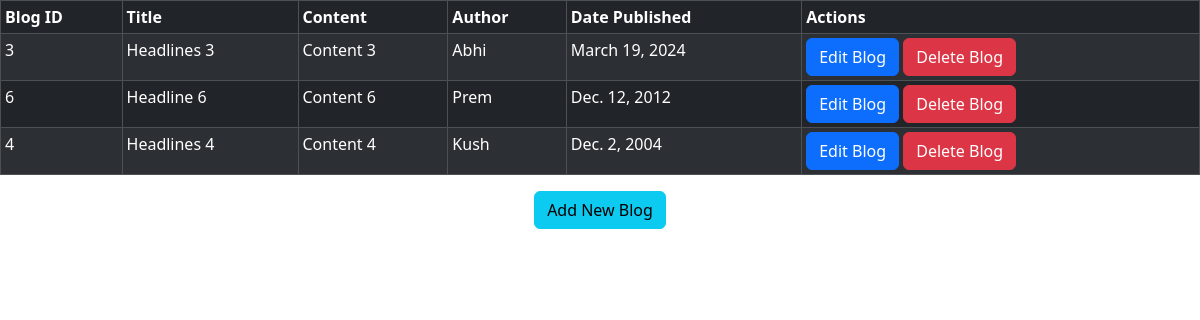
Page /show/ on the committed database.
### app/models.py (models this page shows, shortened)
class Blog(models.Model):
    bid = models.AutoField(primary_key=True)
    title = models.CharField(max_length=80)
    content = models.CharField(max_length=100)
    author = models.CharField(max_length=60)
    date_published = models.DateField()
    class Meta:
        db_table = 'Blog'

### app/views.py (the view)
# urls.py: path("show/",views.show),
def show(request):
    blogs = Blog.objects.order_by('-date_published')
    return render(request, 'show.html',{'blogs':blogs})

### app/templates/show.html (shortened to what this page needs)
<!DOCTYPE html>
<html lang="en">
    <head>
        <link href="https://cdn.jsdelivr.net/npm/bootstrap@5.3.3/dist/css/bootstrap.min.css" rel="stylesheet">
    </head>
    <body>
        <table class="table table-bordered table-striped table-sm table-dark">
            <thead class="thead-dark">
                <tr>
                    <th>Blog ID</th>
                    <th>Title</th>
                    <th>Content</th>
                    <th>Author</th>
                    <th>Date Published</th>
                    <th>Actions</th>
                </tr>
            </thead>
            <tbody class="tbody-dark">
                {% if not blogs %}
                    <tr>
                        <td colspan="6" class="text-center">No blogs found!</td>
                    </tr>
                {% else %}
                    {% for blog in blogs %}
                    <tr>
                        <td>{{ blog.bid }}</td>
                        <td>{{ blog.title }}</td>
                        <td>{{ blog.content }}</td>
                        <td>{{ blog.author }}</td>
                        <td>{{ blog.date_published }}</td>
                        <td>
                            <a href="/update/{{blog.bid}}" class="btn btn-primary">
                                <span class="glyphicon glyphicon-pencil">Edit Blog</span>
                            </a>
                            <a href="/delete/{{blog.bid}}" class="btn btn-danger">Delete Blog</a>
                        </td>
                    </tr>
                    {% endfor %}
                {% endif %}
            </tbody>
        </table>
        <center>
            <a href="/blog" class="btn btn-info">Add New Blog</a>
        </center>
    </body>
</html>

### rows in the picture
Blog: bid "3", title "Headlines 3", content "Content 3", author "Abhi", date_published "March 19, 2024"
Blog: bid "6", title "Headline 6", content "Content 6", author "Prem", date_published "Dec. 12, 2012"
Blog: bid "4", title "Headlines 4", content "Content 4", author "Kush", date_published "Dec. 2, 2004"
